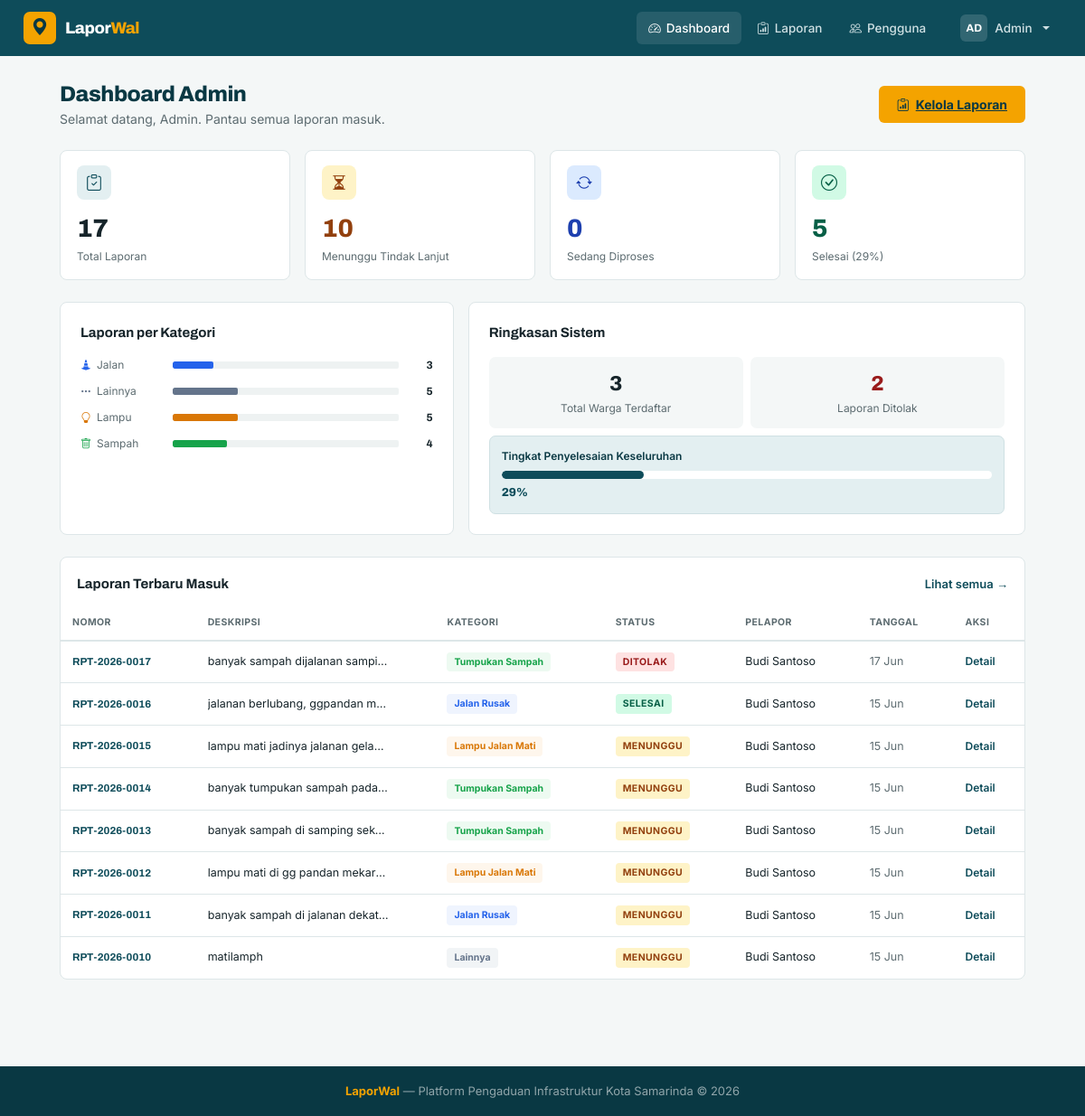
Screenshot of /admin-panel/ (signed in) with the database file from the repository.
### accounts/models.py (models this page shows, shortened)
class CustomUser(AbstractUser):
    phone = models.CharField(max_length=20, blank=True, verbose_name="Nomor HP")
    avatar = models.ImageField(upload_to='avatars/', blank=True, null=True, verbose_name="Foto Profil")
    kota = models.CharField(max_length=100, default='Samarinda', verbose_name="Kota")
    is_admin_dinas = models.BooleanField(default=False, verbose_name="Admin Dinas")
    class Meta:
        verbose_name = "Pengguna"
        verbose_name_plural = "Pengguna"
    def get_initials(self):
        parts = self.get_full_name().split()
        if len(parts) >= 2:
            return parts[0][0].upper() + parts[1][0].upper()
        elif self.first_name:
            return self.first_name[:2].upper()
        return self.username[:2].upper()

### laporan/models.py (models this page shows, shortened)
class Laporan(models.Model):
    KATEGORI_CHOICES = [
        ('jalan', 'Jalan Rusak'),
        ('sampah', 'Tumpukan Sampah'),
        ('lampu', 'Lampu Jalan Mati'),
        ('lainnya', 'Lainnya'),
    ]
    STATUS_CHOICES = [
        ('pending', 'Menunggu'),
        ('diproses', 'Diproses'),
        ('selesai', 'Selesai'),
        ('ditolak', 'Ditolak'),
    ]
    PRIORITAS_CHOICES = [
        ('rendah', 'Rendah'),
        ('sedang', 'Sedang'),
        ('tinggi', 'Tinggi'),
        ('darurat', 'Darurat'),
    ]
    nomor_laporan = models.CharField(max_length=20, unique=True, blank=True)
    pelapor = models.ForeignKey(
        settings.AUTH_USER_MODEL,
        on_delete=models.CASCADE,
        related_name='laporan_set',
        verbose_name="Pelapor"
    )
    foto = models.ImageField(upload_to=report_upload_path, verbose_name="Foto Laporan")
    deskripsi = models.TextField(verbose_name="Deskripsi Laporan")
    alamat = models.CharField(max_length=255, verbose_name="Alamat / Lokasi")
    latitude = models.DecimalField(max_digits=9, decimal_places=6, null=True, blank=True)
    longitude = models.DecimalField(max_digits=9, decimal_places=6, null=True, blank=True)
    kategori = models.CharField(max_length=20, choices=KATEGORI_CHOICES, default='lainnya')
    status = models.CharField(max_length=20, choices=STATUS_CHOICES, default='pending')
    prioritas = models.CharField(max_length=20, choices=PRIORITAS_CHOICES, default='sedang')
    ai_kategori = models.CharField(max_length=20, blank=True, null=True, verbose_name="Kategori AI")
    ai_confidence = models.IntegerField(default=0, verbose_name="Confidence AI (%)")
    catatan_admin = models.TextField(blank=True, verbose_name="Catatan Admin")
    dibuat_pada = models.DateTimeField(auto_now_add=True, verbose_name="Tanggal Lapor")
    diperbarui_pada = models.DateTimeField(auto_now=True, verbose_name="Terakhir Diperbarui")
    diselesaikan_pada = models.DateTimeField(null=True, blank=True, verbose_name="Tanggal Selesai")
    class Meta:
        verbose_name = "Laporan"
        verbose_name_plural = "Laporan"
        ordering = ['-dibuat_pada']

### laporan/views.py (the view)
    def wrapper(request, *args, **kwargs):
        if not request.user.is_authenticated:
            return redirect('login')
        if not (request.user.is_admin_dinas or request.user.is_staff):
            messages.error(request, 'Anda tidak memiliki akses halaman admin.')
            return redirect('beranda')
        return view_func(request, *args, **kwargs)

### laporan/views.py (called while the page is built)
def admin_required(view_func):
    def wrapper(request, *args, **kwargs):
        if not request.user.is_authenticated:
            return redirect('login')
        if not (request.user.is_admin_dinas or request.user.is_staff):
            messages.error(request, 'Anda tidak memiliki akses halaman admin.')
            return redirect('beranda')
        return view_func(request, *args, **kwargs)
    wrapper.__name__ = view_func.__name__
    return wrapper

### templates/laporan/admin_dashboard.html (shortened to what this page needs)
{% extends 'base.html' %}
{% block content %}
<div class="admin-wrap">
  <div class="d-flex align-items-center justify-content-between mb-4">
    <div>
      <h1 class="h-page" style="margin-bottom:2px">Dashboard Admin</h1>
      <p class="section-sub mb-0">Selamat datang, {{ user.first_name }}. Pantau semua laporan masuk.</p>
    </div>
    <a href="{% url 'admin_laporan' %}" class="btn-green"><i class="bi bi-clipboard-data"></i>Kelola Laporan</a>
  </div>
  <div class="row g-3 mb-4">
    <div class="col-6 col-md-3"><div class="stat-card"><div class="stat-icon" style="background:var(--teal-l);color:var(--teal)"><i class="bi bi-clipboard-check"></i></div><div class="stat-num">{{ stats.total }}</div><div class="stat-lbl">Total Laporan</div></div></div>
    <div class="col-6 col-md-3"><div class="stat-card"><div class="stat-icon" style="background:var(--st-wait-bg);color:var(--st-wait-tx)"><i class="bi bi-hourglass-split"></i></div><div class="stat-num" style="color:var(--st-wait-tx)">{{ stats.pending }}</div><div class="stat-lbl">Menunggu Tindak Lanjut</div></div></div>
    <div class="col-6 col-md-3"><div class="stat-card"><div class="stat-icon" style="background:var(--st-proc-bg);color:var(--st-proc-tx)"><i class="bi bi-arrow-repeat"></i></div><div class="stat-num" style="color:var(--st-proc-tx)">{{ stats.diproses }}</div><div class="stat-lbl">Sedang Diproses</div></div></div>
    <div class="col-6 col-md-3"><div class="stat-card"><div class="stat-icon" style="background:var(--st-done-bg);color:var(--st-done-tx)"><i class="bi bi-check-circle"></i></div><div class="stat-num" style="color:var(--st-done-tx)">{{ stats.selesai }}</div><div class="stat-lbl">Selesai ({{ stats.persen_selesai }}%)</div></div></div>
  </div>
  <div class="row g-3 mb-4">
    <div class="col-md-5">
      <div class="lw-card" style="height:100%">
        <div class="ctitle mb-3">Laporan per Kategori</div>
        {% for item in kategori_data %}
        <div class="bar-row">
          <div class="bar-lbl">
            {% if item.kategori == 'jalan' %}<i class="bi bi-cone-striped" style="color:var(--kat-jalan)"></i> Jalan
            {% elif item.kategori == 'sampah' %}<i class="bi bi-trash" style="color:var(--kat-sampah)"></i> Sampah
            {% elif item.kategori == 'lampu' %}<i class="bi bi-lightbulb" style="color:var(--kat-lampu)"></i> Lampu
            {% else %}<i class="bi bi-three-dots" style="color:var(--kat-lain)"></i> Lainnya{% endif %}
          </div>
          <div class="bar-track">
            <div class="bar-fill" style="width:{% if stats.total > 0 %}{% widthratio item.jumlah stats.total 100 %}%{% else %}0%{% endif %};background:{% if item.kategori == 'jalan' %}var(--kat-jalan){% elif item.kategori == 'sampah' %}var(--kat-sampah){% elif item.kategori == 'lampu' %}var(--kat-lampu){% else %}var(--kat-lain){% endif %}"></div>
          </div>
          <div class="bar-val">{{ item.jumlah }}</div>
        </div>
        {% empty %}
        <p class="section-sub small">Belum ada data.</p>
        {% endfor %}
      </div>
    </div>
    <div class="col-md-7">
      <div class="lw-card" style="height:100%">
        <div class="ctitle mb-3">Ringkasan Sistem</div>
        <div class="row g-2">
          <div class="col-6">
            <div style="background:var(--bg);border-radius:7px;padding:13px;text-align:center">
              <div style="font-family:var(--display);font-size:23px;font-weight:800;color:var(--ink)">{{ stats.total_user }}</div>
              <div class="section-sub" style="font-size:12px">Total Warga Terdaftar</div>
            </div>
          </div>
          <div class="col-6">
            <div style="background:var(--bg);border-radius:7px;padding:13px;text-align:center">
              <div style="font-family:var(--display);font-size:23px;font-weight:800;color:var(--st-rej-tx)">{{ stats.ditolak }}</div>
              <div class="section-sub" style="font-size:12px">Laporan Ditolak</div>
            </div>
          </div>
          <div class="col-12">
            <div style="background:var(--teal-l);border:1px solid var(--teal-line);border-radius:7px;padding:13px">
              <div style="font-size:12px;color:var(--teal-d);margin-bottom:7px;font-weight:600">Tingkat Penyelesaian Keseluruhan</div>
              <div style="height:9px;background:#fff;border-radius:5px;overflow:hidden">
                <div style="width:{{ stats.persen_selesai }}%;height:100%;background:var(--teal);border-radius:5px"></div>
              </div>
              <div style="font-family:var(--display);font-size:13px;color:var(--teal);font-weight:800;margin-top:6px">{{ stats.persen_selesai }}%</div>
            </div>
          </div>
        </div>
      </div>
    </div>
  </div>
  <div class="lw-card" style="padding:0">
    <div class="d-flex align-items-center justify-content-between" style="padding:18px 18px 12px">
      <div class="ctitle mb-0">Laporan Terbaru Masuk</div>
      <a href="{% url 'admin_laporan' %}" class="text-green text-decoration-none" style="font-size:13px;font-weight:600">Lihat semua &rarr;</a>
    </div>
    <table class="tbl">
      <thead>
        <tr><th>Nomor</th><th>Deskripsi</th><th>Kategori</th><th>Status</th><th>Pelapor</th><th>Tanggal</th><th>Aksi</th></tr>
      </thead>
      <tbody>
        {% for lap in laporan_terbaru %}
        <tr>
          <td class="nomor">{{ lap.nomor_laporan }}</td>
          <td style="max-width:200px"><span style="white-space:nowrap;overflow:hidden;text-overflow:ellipsis;display:block;max-width:200px">{{ lap.deskripsi }}</span></td>
          <td><span class="badge-{{ lap.kategori }}">{{ lap.get_kategori_display }}</span></td>
          <td><span class="badge-{{ lap.status }}">{{ lap.get_status_display }}</span></td>
          <td>{{ lap.pelapor.get_full_name }}</td>
          <td style="color:var(--muted)">{{ lap.dibuat_pada|date:"d M" }}</td>
          <td><a href="{% url 'admin_detail_laporan' lap.pk %}" class="text-green text-decoration-none" style="font-size:12px;font-weight:600">Detail</a></td>
        </tr>
        {% empty %}
        <tr><td colspan="7" class="text-center section-sub py-4">Belum ada laporan.</td></tr>
        {% endfor %}
      </tbody>
    </table>
  </div>
</div>
{% endblock %}

### templates/base.html (shortened to what this page needs)
<!DOCTYPE html>
<html lang="id">
<head>
  {% load static %}
  <link href="https://cdn.jsdelivr.net/npm/bootstrap@5.3.3/dist/css/bootstrap.min.css" rel="stylesheet">
  <link href="https://cdn.jsdelivr.net/npm/bootstrap-icons@1.11.3/font/bootstrap-icons.css" rel="stylesheet">
</head>
<body>
<nav class="lw-navbar">
  <a href="{% url 'beranda' %}" class="lw-brand">
    <div class="lw-brand-icon"><i class="bi bi-geo-alt-fill"></i></div>
    <span class="lw-brand-text">Lapor<b>Wal</b></span>
  </a>
  <div class="lw-nav-links">
    {% if user.is_authenticated %}
      {% if user.is_admin_dinas or user.is_staff %}
        <a href="{% url 'admin_dashboard' %}" class="lw-nav-link {% if request.resolver_match.url_name == 'admin_dashboard' %}active{% endif %}"><i class="bi bi-speedometer2"></i>Dashboard</a>
        <a href="{% url 'admin_laporan' %}" class="lw-nav-link {% if request.resolver_match.url_name == 'admin_laporan' %}active{% endif %}"><i class="bi bi-clipboard-data"></i>Laporan</a>
        <a href="{% url 'admin_pengguna' %}" class="lw-nav-link {% if request.resolver_match.url_name == 'admin_pengguna' %}active{% endif %}"><i class="bi bi-people"></i>Pengguna</a>
      {% endif %}
      <div class="dropdown ms-2">
        <button class="lw-nav-link dropdown-toggle d-flex align-items-center gap-2" data-bs-toggle="dropdown">
          <div style="width:30px;height:30px;background:rgba(255,255,255,.15);border-radius:6px;display:flex;align-items:center;justify-content:center;font-size:12px;font-weight:700;color:#fff;font-family:var(--display)">
            {{ user.get_initials }}
          </div>
          <span class="d-none d-md-inline">{{ user.first_name|default:user.username }}</span>
        </button>
      </div>
    {% endif %}
  </div>
</nav>
{% block content %}{% endblock %}
<footer class="lw-footer">
  <b>LaporWal</b> &mdash; Platform Pengaduan Infrastruktur Kota Samarinda &copy; 2026
</footer>
</body>
</html>

### rows the page displays
CustomUser: get_initials "AD", first_name "Admin"
Laporan: nomor_laporan "RPT-2026-0017", deskripsi "banyak sampah dijalanan sampi…", kategori "Tumpukan Sampah", status "DITOLAK", pelapor.get_full_name "Budi Santoso", dibuat_pada "17 Jun"
Laporan: nomor_laporan "RPT-2026-0016", deskripsi "jalanan berlubang, ggpandan m…", kategori "Jalan Rusak", status "SELESAI", pelapor.get_full_name "Budi Santoso", dibuat_pada "15 Jun"
Laporan: nomor_laporan "RPT-2026-0015", deskripsi "lampu mati jadinya jalanan gela…", kategori "Lampu Jalan Mati", status "MENUNGGU", pelapor.get_full_name "Budi Santoso", dibuat_pada "15 Jun"
Laporan: nomor_laporan "RPT-2026-0014", deskripsi "banyak tumpukan sampah pada…", kategori "Tumpukan Sampah", status "MENUNGGU", pelapor.get_full_name "Budi Santoso", dibuat_pada "15 Jun"
Laporan: nomor_laporan "RPT-2026-0013", deskripsi "banyak sampah di samping sek…", kategori "Tumpukan Sampah", status "MENUNGGU", pelapor.get_full_name "Budi Santoso", dibuat_pada "15 Jun"
Laporan: nomor_laporan "RPT-2026-0012", deskripsi "lampu mati di gg pandan mekar…", kategori "Lampu Jalan Mati", status "MENUNGGU", pelapor.get_full_name "Budi Santoso", dibuat_pada "15 Jun"
Laporan: nomor_laporan "RPT-2026-0011", deskripsi "banyak sampah di jalanan dekat…", kategori "Jalan Rusak", status "MENUNGGU", pelapor.get_full_name "Budi Santoso", dibuat_pada "15 Jun"
Laporan: nomor_laporan "RPT-2026-0010", deskripsi "matilamph", kategori "Lainnya", status "MENUNGGU", pelapor.get_full_name "Budi Santoso", dibuat_pada "15 Jun"

### other values shown
{{ stats.total }} "17"
{{ stats.pending }} "10"
{{ stats.diproses }} "0"
{{ stats.selesai }} "5"
{{ stats.persen_selesai }} "29"
{{ item.jumlah }} "3" "5" "5" "4"
{{ stats.total_user }} "3"
{{ stats.ditolak }} "2"
